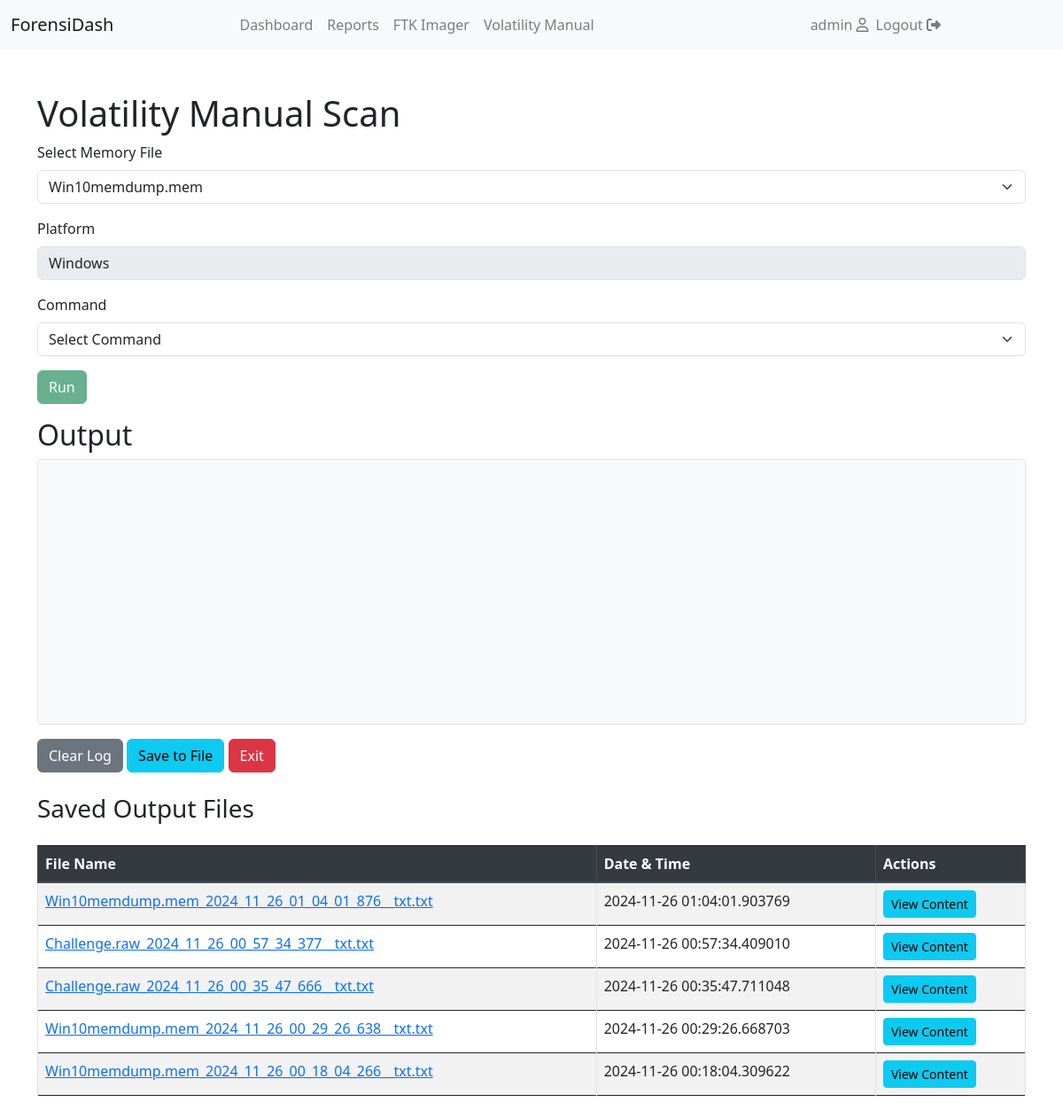
/volatility (signed in), run on an earlier commit of the app's database.
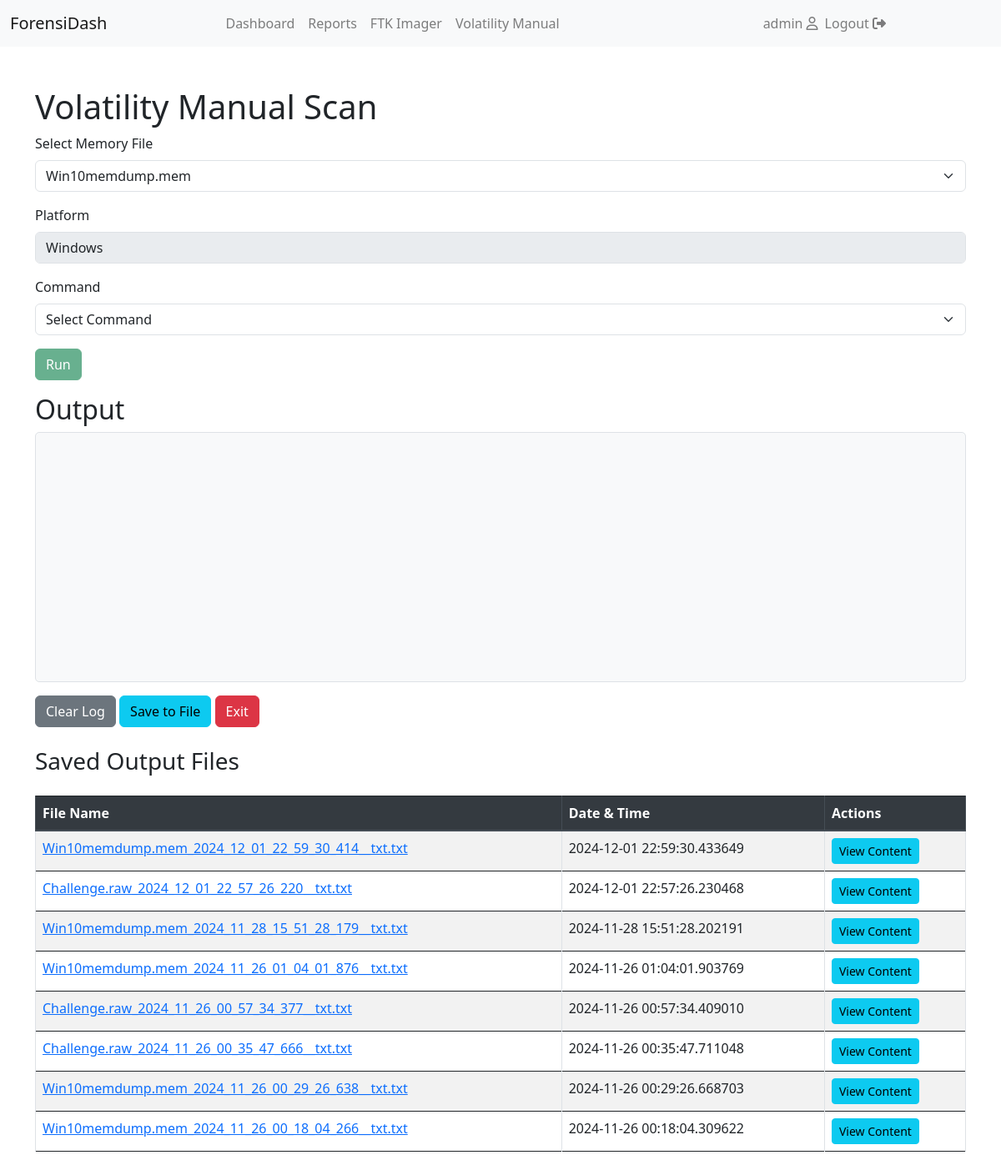
And on a later commit of the database.
### models.py (models this page shows)
class User(db.Model, UserMixin):
    id = db.Column(db.Integer, primary_key=True)
    username = db.Column(db.String(150), unique=True, nullable=False)
    password = db.Column(db.String(150), nullable=False)
    vol_manual = db.relationship('VolManual', back_populates='user')

class VolManual(db.Model):
    id = db.Column(db.Integer, primary_key=True)
    user_id = db.Column(db.Integer, db.ForeignKey('user.id'), nullable=False)
    file_id = db.Column(db.Integer, db.ForeignKey('uploaded_files.id'), nullable=False)  # Corrected foreign key reference
    file_name = db.Column(db.String(255), nullable=False)
    date_time = db.Column(db.DateTime, default=datetime.utcnow)
    output = db.Column(db.String(255), nullable=False)
    user = db.relationship('User', back_populates='vol_manual')
    file = db.relationship('UploadedFile', back_populates='vol_manual')

### app.py (the view)
@app.route('/volatility', methods=['GET', 'POST'])
@login_required
def volatility():
    uploaded_files = UploadedFile.query.filter_by(user_id=current_user.id, file_type='memory').all()
    saved_files = VolManual.query.filter_by(user_id=current_user.id).order_by(VolManual.date_time.desc()).all()
    return render_template('volatility.html', uploaded_files=uploaded_files, saved_files=saved_files)

### app.py (called while the page is built)
@login_manager.user_loader
def load_user(user_id):
    return User.query.get(int(user_id))

### templates/volatility.html (shortened to what this page needs)
{% extends "base.html" %}
{% block content %}
<link rel="stylesheet" href="https://cdn.jsdelivr.net/npm/bootstrap@5.3.0/dist/css/bootstrap.min.css">
<body>
    <div class="container mt-5">
        <h1>Volatility Manual Scan</h1>
        <form id="volatility-form">
            <div class="mb-3">
                <label for="memory-file" class="form-label">Select Memory File</label>
                <select id="memory-file" class="form-select" required>
                    {% for file in uploaded_files %}
                    <option value="{{ file.id }}">{{ file.filename }}</option>
                    {% endfor %}
                </select>
            </div>
            <div class="mb-3">
                <label for="platform" class="form-label">Platform</label>
                <input type="text" id="platform" class="form-control" value="Windows" disabled>
            </div>
            <div class="mb-3">
                <label for="command" class="form-label">Command</label>
                <select id="command" class="form-select" required>
                    <option value="" disabled selected>Select Command</option>
                </select>
            </div>
            <div class="mb-3">
                <button type="button" id="run-command" class="btn btn-success" disabled>Run</button>
            </div>
        </form>
        <h2>Output</h2>
        <div id="output"></div>
        <div class="mt-3">
            <button type="button" id="clear-log" class="btn btn-secondary">Clear Log</button>
            <button type="button" id="save-output" class="btn btn-info">Save to File</button>
            <button type="button" id="exit" class="btn btn-danger">Exit</button>
        </div>
    </div>
    <div class="container mt-4">
        <h3 class="mb-4">Saved Output Files</h3>
        {% if saved_files %}
            <div class="table-responsive">
                <table class="table table-striped table-bordered table-hover">
                    <thead class="thead-dark">
                        <tr>
                            <th>File Name</th>
                            <th>Date & Time</th>
                            <th>Actions</th>
                        </tr>
                    </thead>
                    <tbody>
                        {% for saved_file in saved_files %}
                            <tr>
                                <td><a href="{{ saved_file.output }}" target="_blank">{{ saved_file.file_name }}</a></td>
                                <td>{{ saved_file.date_time }}</td>
                                <td>
                                    <a href="{{ url_for('view_output', filename=saved_file.file_name) }}" target="_blank" class="btn btn-info btn-sm">View Content</a>
                                </td>
                            </tr>
                        {% endfor %}
                    </tbody>
                </table>
            </div>
        {% else %}
            <p class="text-muted">No saved files yet.</p>
        {% endif %}
    </div>
</body>
{% endblock %}

### templates/base.html (shortened to what this page needs)
<!DOCTYPE html>
<html lang="en">
<head>
    <link rel="stylesheet" href="{{ url_for('static', filename='bootstrap.min.css') }}">
    <link rel="stylesheet" href="{{ url_for('static', filename='all.min.css') }}">
    <link rel="stylesheet" href="{{ url_for('static', filename='styles.css') }}">
    <link rel="stylesheet" href="https://cdn.datatables.net/1.10.24/css/jquery.dataTables.min.css">
    <link rel="stylesheet" href="https://cdnjs.cloudflare.com/ajax/libs/font-awesome/6.6.0/css/all.min.css" />
    <link rel="stylesheet" href="{{url_for('static',filename='bootstrap-icons.min.css')}}">
    <link rel="stylesheet" href="https://cdnjs.cloudflare.com/ajax/libs/font-awesome/6.6.0/css/fontawesome.min.css" />
    <link rel="stylesheet" href="https://stackpath.bootstrapcdn.com/bootstrap/4.5.2/css/bootstrap.min.css">
</head>
<body>
    <nav class="navbar navbar-expand-md navbar-light bg-light">
        <div class="container-fluid">
            <a class="navbar-brand" href="/">ForensiDash</a>
            <div class="collapse navbar-collapse" id="navbarNav">
                <ul class="navbar-nav mx-auto">
                {% if current_user.is_authenticated %}
                    <li class="nav-item">
                        <a class="nav-link" href="/dashboard">Dashboard</a>
                    </li>
                    <li class="nav-item">
                        <a class="nav-link" href="#reports">Reports</a>
                    </li>
                    <li class="nav-item">
                        <a class="nav-link" href="/ftk">FTK Imager</a>
                    </li>
                    <li class="nav-item">
                        <a class="nav-link" href="/volatility">Volatility Manual</a>
                    </li>
                </ul>
                <ul class="navbar-nav navbar-right">
                        <li class="nav-item">
                            <span class="navbar-text"> {{ current_user.username }} <i class="far fa-user"></i>
                        </li>
                        <li class="nav-item">
                            <a class="nav-link" href="/logout">Logout <i class="fas fa-sign-out-alt"></i></a>
                        </li>
                    {% endif %}
                </ul>
            </div>
        </div>
    </nav>
    <div class="container-fluid">
        {% block content %}{% endblock %}
    </div>
</body>
</html>

### static/styles.css (style rules this page uses)
.table td, .table th { word-wrap: break-word; white-space: normal; }

### templates/base.html (style rules this page uses)
.navbar-nav { margin: 0 auto; }
.navbar-right { margin-left: auto; }

### templates/volatility.html (style rules this page uses)
#output { height: 300px; overflow-y: auto; background-color: #f8f9fa; padding: 10px; border: 1px solid #dee2e6; border-radius: 5px; font-family: monospace; white-space: pre-wrap; word-wrap: break-word; }

What changed in the data, as far as the page shows it:
added VolManual: file_name "Win10memdump.mem_2024_12_01_22_59_30_414__txt.txt", date_time "2024-12-01 22:59:30.433649"
added VolManual: file_name "Challenge.raw_2024_12_01_22_57_26_220__txt.txt", date_time "2024-12-01 22:57:26.230468"
added VolManual: file_name "Win10memdump.mem_2024_11_28_15_51_28_179__txt.txt", date_time "2024-11-28 15:51:28.202191"
